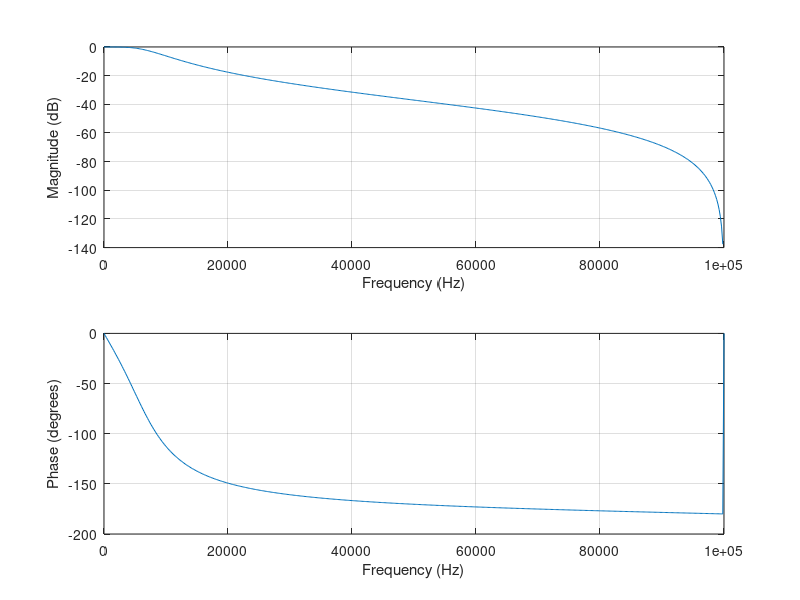

Source code (MATLAB): (Note: this script raises an error after producing the figure.)
%% Setup
% producing basic varibles for code

clc; clear;close all;
fs=200000       %1000 hz sample rate
fc=7500;         %break frequency
t=0:1/fs:1-1/fs  %1 Seconds long

n=2; %system order
Wn= fc/(fs/2);  %Break frequency normalised between 0 and fs/2

Signal_Input=cos(2*pi*t*(30000)) %t is the amount of cycles per second, 2t is 2 cycles ect
%Signal_Input=square(x,50);
plot(t,Signal_Input)   % plots the sinusoid
% Filter
%Using a basic low pass filter, the signal will be filtered to get the expected output from a sinusoid input. 
%This will allow replication on a board and a way of comparing the outputs.

% Signal process using matlab functions
% [Signal_Output,d]=lowpass(Signal_Input,0.6)
% figure(2)
% plot(t,Signal_Output)

% butterworth filter
hold on;
[b,a]=butter(n,Wn,'low')
Signal_Output2=filter(b,a,Signal_Input)
plot(t,Signal_Output2)
ylim([-1 1])
xlim([200/(30000),202/(30000)])
legend

freqz(b,a,[],fs)
xscale("log")
